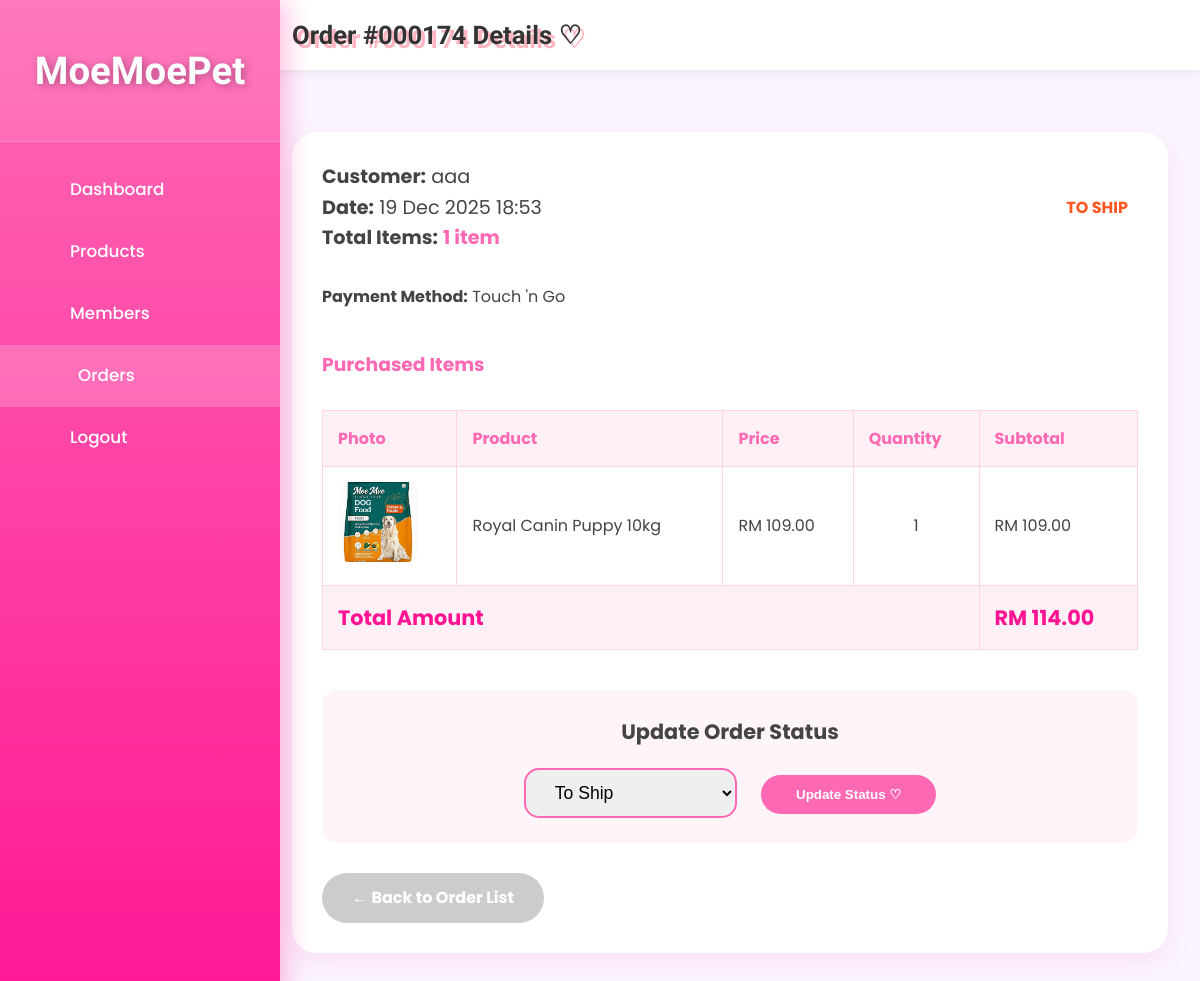
Before: /admin/order_view.php?id=174 (signed in) with the older database file.
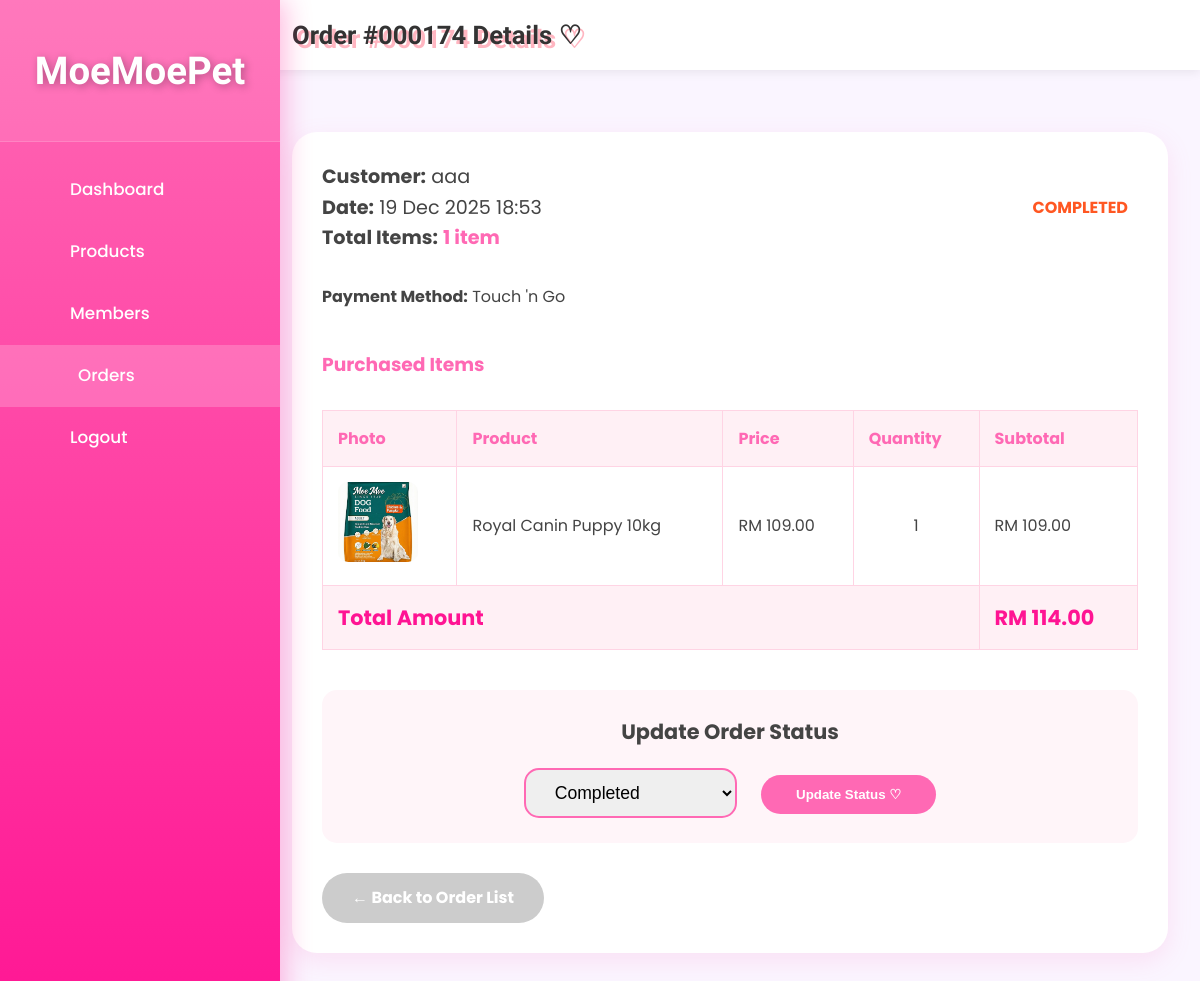
After: the same page with the newer database file.
### tables this page shows
CREATE TABLE `orders` (
  `order_id` int(11) NOT NULL,
  `user_id` int(11) NOT NULL,
  `shipping_address` text DEFAULT NULL,
  `recipient_name` varchar(100) NOT NULL,
  `recipient_phone` varchar(20) NOT NULL,
  `total_amount` decimal(10,2) NOT NULL,
  `shipping_fee` decimal(10,2) DEFAULT 0.00,
  `shipping_region` varchar(20) DEFAULT NULL,
  `payment_method` varchar(50) DEFAULT NULL,
  `card_last4` varchar(4) DEFAULT NULL,
  `qr_code` text DEFAULT NULL,
  `qr_generated_at` datetime DEFAULT NULL,
  `order_date` datetime NOT NULL DEFAULT current_timestamp(),
  `order_status` varchar(50) DEFAULT 'Pending Payment',
  `status` enum('Pending Payment','To Ship','Shipped','Completed','Cancelled','Return/Refund') NOT NULL DEFAULT 'Pending Payment',
  `return_reason` varchar(255) DEFAULT NULL,
  `voucher_code` varchar(50) DEFAULT NULL,
  `discount_amount` decimal(10,2) DEFAULT 0.00
);

CREATE TABLE `users` (
  `id` int(11) NOT NULL,
  `username` varchar(50) NOT NULL,
  `email` varchar(100) NOT NULL,
  `phone` varchar(20) NOT NULL,
  `home_address` varchar(255) NOT NULL,
  `password` varchar(255) NOT NULL,
  `role` enum('member','admin') NOT NULL DEFAULT 'member',
  `created_at` datetime DEFAULT current_timestamp(),
  `profile_pic` varchar(255) DEFAULT NULL,
  `locked` tinyint(1) DEFAULT 0,
  `lock_reason` varchar(255) DEFAULT NULL,
  `locked_at` datetime DEFAULT NULL
);

CREATE TABLE `order_items` (
  `item_id` int(11) NOT NULL,
  `order_id` int(11) NOT NULL,
  `product_id` int(11) NOT NULL,
  `quantity` int(11) NOT NULL,
  `unit_price` decimal(10,2) NOT NULL
);

CREATE TABLE `product` (
  `product_id` int(11) NOT NULL,
  `product_code` varchar(20) NOT NULL,
  `product_name` varchar(200) NOT NULL,
  `description` text DEFAULT NULL,
  `price` decimal(10,2) NOT NULL,
  `stock_quantity` int(11) DEFAULT 0,
  `category_id` int(11) NOT NULL,
  `is_active` tinyint(1) DEFAULT 1,
  `created_at` datetime DEFAULT current_timestamp(),
  `updated_at` datetime DEFAULT current_timestamp() ON UPDATE current_timestamp(),
  `photo_name` varchar(255) NOT NULL
);

### _base.php (called while the page is built, shortened)
<?php
function encode($value) {
    return htmlentities($value);
}
?>

### admin/order_view.php (the view, shortened to what this page needs)
<?php
require '../_base.php';
$order_id = (int)($_GET['id'] ?? 0);
$stmt = $_db->prepare("
    SELECT o.*, u.username
    FROM orders o
    JOIN users u ON o.user_id = u.id
    WHERE o.order_id = ?
");
$stmt->execute([$order_id]);
$order = $stmt->fetch();
$items_stmt = $_db->prepare("
    SELECT oi.*, p.product_name, p.photo_name
    FROM order_items oi
    JOIN product p ON oi.product_id = p.product_id
    WHERE oi.order_id = ?
");
$items_stmt->execute([$order_id]);
$items = $items_stmt->fetchAll();
$total_quantity = array_sum(array_column($items, 'quantity'));
?>
<!DOCTYPE html>
<html lang="en">
<head>
    <link rel="stylesheet" href="/css/app.css">
</head>
<body>
<div class="admin-layout">
    <aside class="admin-sidebar">
        <div class="logo">
            <h2>MoeMoePet</h2>
        </div>
        <ul>
            <li><a href="../admin.php"><i class="fas fa-tachometer-alt"></i> <span>Dashboard</span></a></li>
            <li><a href="product_list.php"><i class="fas fa-box"></i> <span>Products</span></a></li>
            <li><a href="member_list.php"><i class="fas fa-users"></i> <span>Members</span></a></li>
            <li><a href="order_list.php" class="active"><i class="fas fa-shopping-cart"></i> <span>Orders</span></a></li>
            <li><a href="/logout.php"><i class="fas fa-sign-out-alt"></i> <span>Logout</span></a></li>
        </ul>
    </aside>
    <main class="admin-main">
        <header class="admin-header">
            <h1>Order #<?= sprintf('%06d', $order->order_id) ?> Details ♡</h1>
        </header>
        <div class="order-detail-card">
            <div class="order-header">
                <div>
                    <strong>Customer:</strong> <?= encode($order->username) ?><br>
                    <strong>Date:</strong> <?= date('d M Y H:i', strtotime($order->order_date)) ?><br>
                    <strong>Total Items:</strong>
                    <span style="color:#ff69b4;font-weight:bold;">
                        <?= $total_quantity ?> <?= $total_quantity == 1 ? 'item' : 'items' ?>
                    </span>
                </div>
                <span class="order-status <?= strtolower(str_replace([' ', '/'], '-', $order->order_status)) ?>">
                    <?= $order->order_status ?>
                </span>
            </div>
            <?php if ($order->payment_method): ?>
                <p><strong>Payment Method:</strong>
                    <?= $order->payment_method === 'Credit/Debit Card'
                        ? 'Card ending ****' . ($order->card_last4 ?? '')
                        : encode($order->payment_method) ?>
                </p>
            <?php endif; ?>
            <h3 style="color:#ff69b4;margin:40px 0 15px;">Purchased Items</h3>
            <?php if (empty($items)): ?>
                <p>No items found.</p>
            <?php else: ?>
                <table class="items-table">
                    <thead>
                        <tr>
                            <th>Photo</th>
                            <th>Product</th>
                            <th>Price</th>
                            <th>Quantity</th>
                            <th>Subtotal</th>
                        </tr>
                    </thead>
                    <tbody>
                        <?php foreach ($items as $i):
                            $subtotal = $i->unit_price * $i->quantity;
                        ?>
                            <tr>
                                <td>
                                    <?php if ($i->photo_name): ?>
                                        <img src="/admin/uploads/products/<?= encode($i->photo_name) ?>" alt="<?= encode($i->product_name) ?>">
                                    <?php else: ?>
                                        <div style="width:80px;height:80px;background:#f0f0f0;border-radius:10px;"></div>
                                    <?php endif; ?>
                                </td>
                                <td><?= encode($i->product_name) ?></td>
                                <td>RM <?= number_format($i->unit_price, 2) ?></td>
                                <td style="text-align:center;"><?= $i->quantity ?></td>
                                <td>RM <?= number_format($subtotal, 2) ?></td>
                            </tr>
                        <?php endforeach; ?>
                        <tr class="total-row">
                            <td colspan="4"><strong>Total Amount</strong></td>
                            <td><strong>RM <?= number_format($order->total_amount, 2) ?></strong></td>
                        </tr>
                    </tbody>
                </table>
            <?php endif; ?>
            <div class="status-update">
                <form method="post">
                    <strong style="font-size:1.3rem;display:block;margin-bottom:20px;">Update Order Status</strong>
                    <select name="order_status" style="padding:12px 25px;border-radius:15px;border:2px solid #ff69b4;font-size:1.1rem;">
                        <?php
                        $statuses = ['Pending Payment', 'To Ship', 'Shipped', 'Completed', 'Cancelled', 'Return/Refund'];
                        foreach ($statuses as $s): ?>
                            <option value="<?= $s ?>" <?= $order->order_status === $s ? 'selected' : '' ?>><?= $s ?></option>
                        <?php endforeach; ?>
                    </select>
                    <button type="submit" style="padding:12px 35px;background:#ff69b4;color:white;border:none;border-radius:25px;margin-left:20px;font-weight:bold;cursor:pointer;">
                        Update Status ♡
                    </button>
                </form>
            </div>
            <a href="order_list.php" class="back-btn">← Back to Order List</a>
        </div>
    </main>
</div>
</body>
</html>

### admin/order_view.php (style rules this page uses)
.order-detail-card { background: white; border-radius: 25px; padding: 30px; box-shadow: 0 8px 25px rgba(255,105,180,0.15); max-width: 1000px; margin: 30px auto; }
.order-header { display: flex; flex-wrap: wrap; justify-content: space-between; align-items: center; margin-bottom: 30px; font-size: 1.2rem; }
.order-status { padding: 10px 20px; border-radius: 25px; font-weight: bold; text-transform: uppercase; font-size: 1rem; }
.order-status.completed { background: #f1f8e9; color: #558b2f; }
.items-table { width: 100%; border-collapse: collapse; margin: 30px 0; }
.items-table th { background: #fff0f5; padding: 15px; text-align: left; }
.items-table td { padding: 15px; border-bottom: 1px solid #ffd4e4; }
.items-table img { width: 80px; height: 80px; object-fit: cover; border-radius: 10px; }
.total-row { background: #fff0f5 !important; font-size: 1.3rem; font-weight: bold; }
.status-update { background: #fff5f9; padding: 25px; border-radius: 15px; margin-top: 40px; text-align: center; }
.back-btn { display: inline-block; margin-top: 30px; padding: 12px 30px; background: #ccc; color: white; border-radius: 25px; text-decoration: none; font-weight: bold; }
.order-status.to-ship { background: #e3f2fd; color: #1565c0; }

Changed rows visible on the page:
changed orders "Touch 'n Go": order_status "TO SHIP" → "COMPLETED"; order_status "To Ship" → "Completed"
